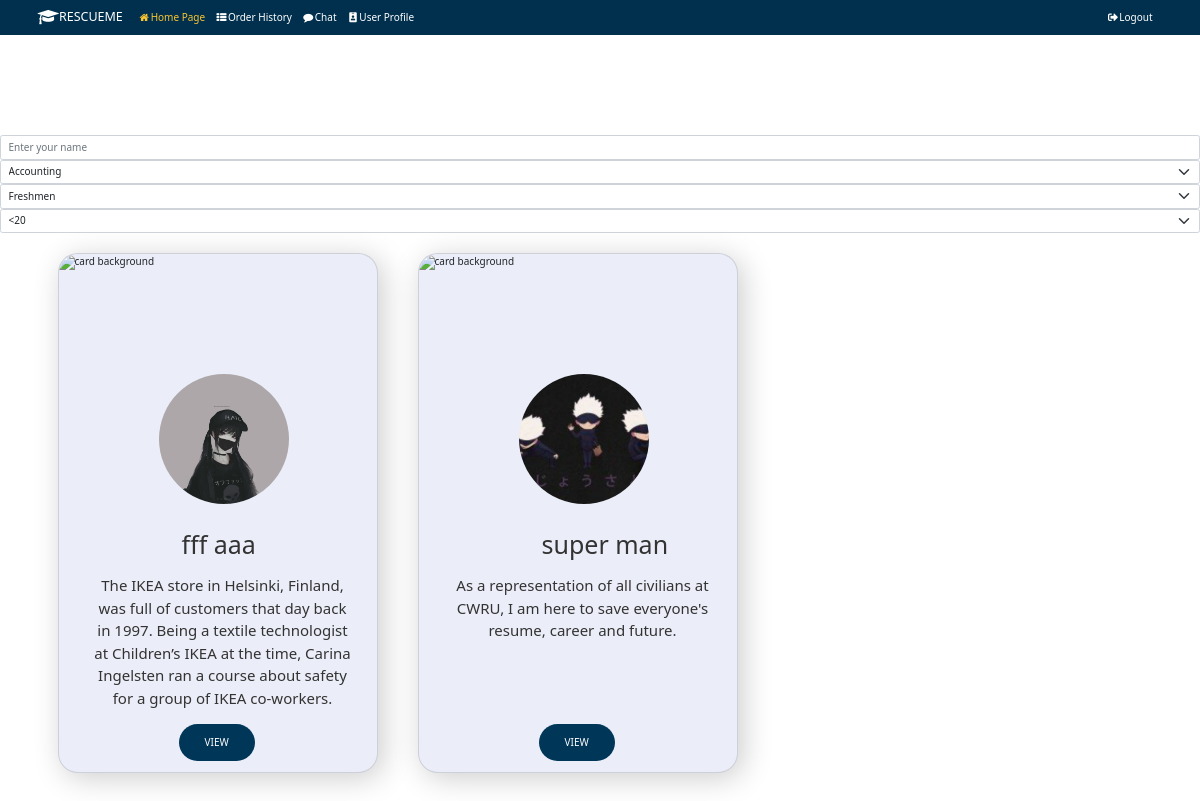
The app's page /home/ (signed in), older data.
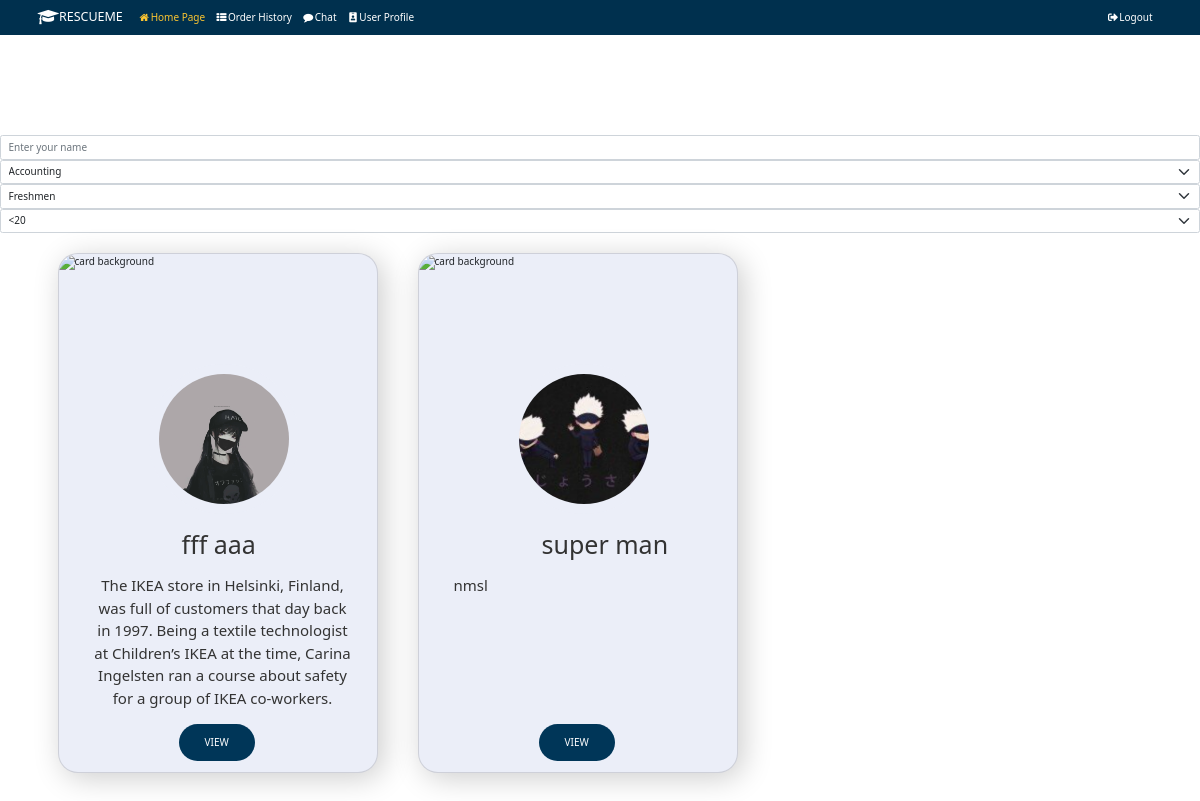
The same page, newer data.
### resume_review/models.py (models this page shows, shortened)
class Reviewer(models.Model):
    account = models.ForeignKey(Account, on_delete=models.CASCADE)
    price = models.DecimalField(max_digits=6, decimal_places=2, default=0)
    specialized_field = models.CharField(max_length=255)
    self_intro = models.TextField()
    delivery_time = models.DateTimeField(null=False, default=timezone.now)

class Account(models.Model):
    FRESHMEN = 'Freshmen'
    SOPHOMORE = 'Sophomore'
    JUNIOR = 'Junior'
    SENIOR = 'Senior'
    GRADUATE = 'Graduate'
    ACADEMIC_STANDING = [
        (FRESHMEN, 'Freshmen'),
        (SOPHOMORE, 'Sophomore'),
        (JUNIOR, 'Junior'),
        (SENIOR, 'Senior'),
        (GRADUATE, 'Graduate'),
    ]
    MAJOR = source_api.get_major_list()
    user = models.ForeignKey(User, on_delete=models.CASCADE)
    first_name = models.CharField(max_length=255)
    last_name = models.CharField(max_length=255)
    major = models.CharField(max_length=255, choices=MAJOR)
    academic = models.CharField(
        max_length=255, choices=ACADEMIC_STANDING)
    phone = models.CharField(max_length=12)
    create_at = models.DateField(auto_now=True)
    avatar = models.ImageField(
        upload_to='profile_pic', null=True, default='user.png')

### resume_review/views.py (the view, shortened to what this page needs)
# urls.py: path('home/', views.HomePageView.as_view(), name='home'),
class HomePageView(FormView):
    template_name = "home.html"
    form_class = SearchForm
    def get_context_data(self, **kwargs):
        context = super().get_context_data(**kwargs)
        context['reviewer'] = user_api.get_good_reviewer()
        return context
    def get(self, request, *args, **kwargs):
        context = self.get_context_data(**kwargs)
        if not self.request.user.is_authenticated:
            return HttpResponseRedirect('/')
        return self.render_to_response(context)

### resume_review/forms.py
class SearchForm(forms.Form):
    MAJOR_CHOICES = source_api.get_major_list()
    FRESHMEN = 'Freshmen'
    SOPHOMORE = 'Sophomore'
    JUNIOR = 'Junior'
    SENIOR = 'Senior'
    GRADUATE = 'Graduate'
    ACADEMIC_STANDING_CHOICES = [
        (FRESHMEN, 'Freshmen'),
        (SOPHOMORE, 'Sophomore'),
        (JUNIOR, 'Junior'),
        (SENIOR, 'Senior'),
        (GRADUATE, 'Graduate'),
    ]
    PRICE_CHOICE = [
        ('1', '<20'),
        ('2', '20-50'),
        ('3', '50-100'),
        ('4', '>100'),
    ]
    name = forms.CharField(required=True, label='price', widget=forms.TextInput(
        attrs={'class': 'form-control', 'placeholder': 'Enter your name'}))
    major = forms.ChoiceField(choices=MAJOR_CHOICES, required=True, label='Major',
                              widget=Select(attrs={"class": "form-select"}))
    academic_standing = forms.ChoiceField(choices=ACADEMIC_STANDING_CHOICES, required=True, label='Academic Standing',
                                          widget=Select(attrs={"class": "form-select"}))
    price = forms.ChoiceField(choices=PRICE_CHOICE, required=True, label='Price',
                              widget=Select(attrs={"class": "form-select"}))

### resume_review/user_api.py (called while the page is built)
def get_good_reviewer():
    good_reviewer = []
    reviewers = Reviewer.objects.all()
    for r in reviewers:
        comments = Comment.objects.filter(reviewer=r)
        rate_sum = 0
        for c in comments:
            rate_sum += int(float(c.rate))
        ave_rate = rate_sum / len(comments) if len(comments) != 0 else 0
        if ave_rate >= 4.0:
            good_reviewer.append(r)
    return good_reviewer

### resume_review/templates/home.html (shortened to what this page needs)
{% extends "base.html" %}
{% load static %}
{% block content %}
<link rel="stylesheet" href="https://use.fontawesome.com/releases/v5.6.3/css/all.css">
<link rel="stylesheet" href="{% static 'css/card.css' %}">
<link rel="stylesheet" href="https://cdnjs.cloudflare.com/ajax/libs/font-awesome/4.7.0/css/font-awesome.min.css">
<section>
    {{ form.name }}
    {{ form.major }}
    {{ form.academic_standing }}
    {{ form.price }}
    <div class="container">
        <div class="card-wrapper">
            {% for reviewer in reviewer %}
            <div class="card">
                <img class="profile-img" src="{{reviewer.account.avatar.url}}" >
                <h1>{{reviewer.account.first_name}} {{reviewer.account.last_name}}</h1>
                <p class="about">{{reviewer.self_intro}}</p>
                <a href="#" class="btn">View</a>
            </div>
            {% endfor %}
        </div>
    </div>
</section>
{% endblock %}

### resume_review/templates/base.html (shortened to what this page needs)
{% load static %}
<!DOCTYPE html>
<html lang="en">
<head>
    <link rel="stylesheet" href="https://use.fontawesome.com/releases/v5.6.3/css/all.css">
    <link href="https://maxcdn.bootstrapcdn.com/font-awesome/4.3.0/css/font-awesome.min.css" rel="stylesheet">
    <link href="https://cdn.jsdelivr.net/npm/bootstrap@5.0.2/dist/css/bootstrap.min.css" rel="stylesheet">
    <link rel="stylesheet" href="{% static 'css/navbar.css' %}" />
</head>
<body>
<div id="sidebar">
    {% block sidebar %}
    <nav class="navbar navbar-expand-lg">
        <div class="container">
            <a class="navbar-brand text-white" href="{% url 'home' %}"><i class="fa fa-graduation-cap fa-lg mr-2"></i>RESCUEME</a>
            <div class="collapse navbar-collapse" id="nvbCollapse">
                <ul class="navbar-nav ml-auto">
                    <li class="nav-item pl-1" id="home">
                        <a class="nav-link" href="{% url 'home' %}"><i class="fa fa-home fa-fw mr-1"></i>Home Page</a>
                    </li>
                    <li class="nav-item pl-1" id="order">
                        <a class="nav-link" href="{% url 'order' %}"><i class="fa fa-th-list fa-fw mr-1"></i>Order History</a>
                    </li>
                    <li class="nav-item pl-1" id="chat">
                        <a class="nav-link" href="#"><i class="fa fa-comment fa-fw mr-1"></i>Chat</a>
                    </li>
                    <li class="nav-item pl-1" id="user_profile">
                        <a class="nav-link" href="{% url 'user_profile' %}"><i class="fas fa-id-badge fa-fw mr-1"></i>User Profile</a>
                    </li>
                </ul>
            </div>
            <a class="nav-link" id="logout-link" href="{% url 'login' %}"><i class="fas fa-sign-out-alt fa-fw mr-1"></i>Logout</a>
        </div>
    </nav>
    {% endblock %}
</div>
<div id="content">
    <div class="main-body">
    {% block content %}{% endblock %}
    </div>
</div>
</body>
</html>

### static/css/navbar.css (style rules this page uses)
.navbar { background-color: #00304e; }
.navbar .navbar-nav .nav-link { color: #fff; }
.navbar .navbar-nav .active > .nav-link { color: #fbc531; }
.nav-link { color: #fff; }

### static/css/card.css (style rules this page uses)
* { margin: 0; padding: 0; box-sizing: border-box; }
html { font-size: 10px; font-family: "Roboto", sans-serif; }
a { text-decoration: none; color: #fff; }
section { padding: 10rem 0; background-color: #fff; }
.card-wrapper { display: flex; align-items: center; align-content: center; flex-direction: row; flex-wrap: wrap; border-radius: 2rem; }
.card { width: 32rem; height: 52rem; background-color: #ebeef8; display: flex; flex-direction: column; align-items: center; justify-content: center; margin: 2rem; box-shadow: .5rem .5rem 3rem rgba(0,0,0,0.2); border-radius: 2rem; }
.profile-img { width: 15rem; height: 15rem; object-fit: cover; border-radius: 50%; margin-top: -10rem; z-index: 1000; border: 1rem solid #ebeef8; }
.card h1 { font-size: 2.5rem; color: #333; margin: 1.5rem 0; }
.card .about { font-size: 1.5rem; margin: 1rem 0; font-style: normal; text-align: center; color: #333; padding: 1rem 2.5rem; }
.card .btn { padding: 1rem 2.5rem; background-color: #003658; border-radius: 2rem; margin: 1rem 0; text-transform: uppercase; color: #fff; transition: all .5s; }

Row changes from the older to the newer data that the page shows:
changed Reviewer "super": self_intro "As a representation of all civilians at CWRU, I am here to save everyone's resume, career and future." → "nmsl"
